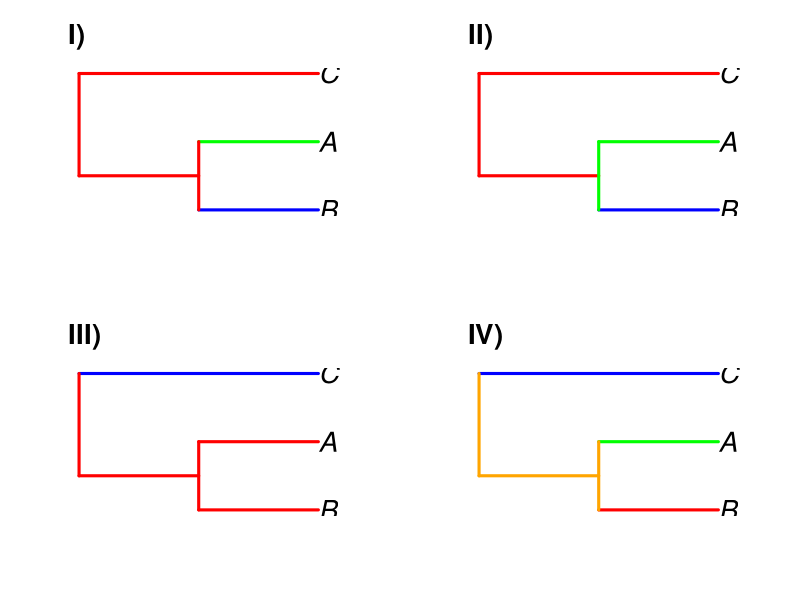

Write R code to recreate this figure.
setwd("~/Desktop")

library(ape)

set.seed(1)
tree <- rtopology(n = 3, tip.label = c("B", "A", "C"), equiprob = T, rooted = T)
par(mar = c(.5,.5,.5,.5))

# setting format and layout parameters of plot

tiff("transmission cartoon.tiff", width = 1080, height = 1080, units = "px")
layout(matrix(c(1,2,3,4), 2, 2, byrow = T))
par(adj = 0, cex.main = 2)

# A infecting B and C
plot(tree, node.color = c("Blue","Green", "Red", "Red", "Red", "Blue"), 
     use.edge.length = F, edge.width = 3, label.offset = .001, cex = 2,
     root.edge = T
     ) 
  title(main = "I)")
  

# A infecting B, B infecting C

plot(tree, node.color = c("Red" , "Green", "Green", "Red", "Green"),
     edge.color = c("Red", "Blue", "Green", "Red"), 
     use.edge.length = F, edge.width = 3, root.edge = T, label.offset = .001,
cex = 2) 
  title(main = "II)")
  

# A or B infecting C
plot(tree, node.color = c("Red" , "Red", "Blue", "Red", "Red"),
     use.edge.length = F, edge.width = 3, root.edge = T, label.offset = .001,
cex = 2) 
  title(main = "III)")

# A shares common ancestor with B and C

plot(tree, node.color = c("Red" , "Green", "Blue", "Orange", "Orange"),  
     use.edge.length = F, edge.width = 3, root.edge = T, label.offset = .001,
cex = 2) 
  title(main = "IV)")
  
  
dev.off()
 
